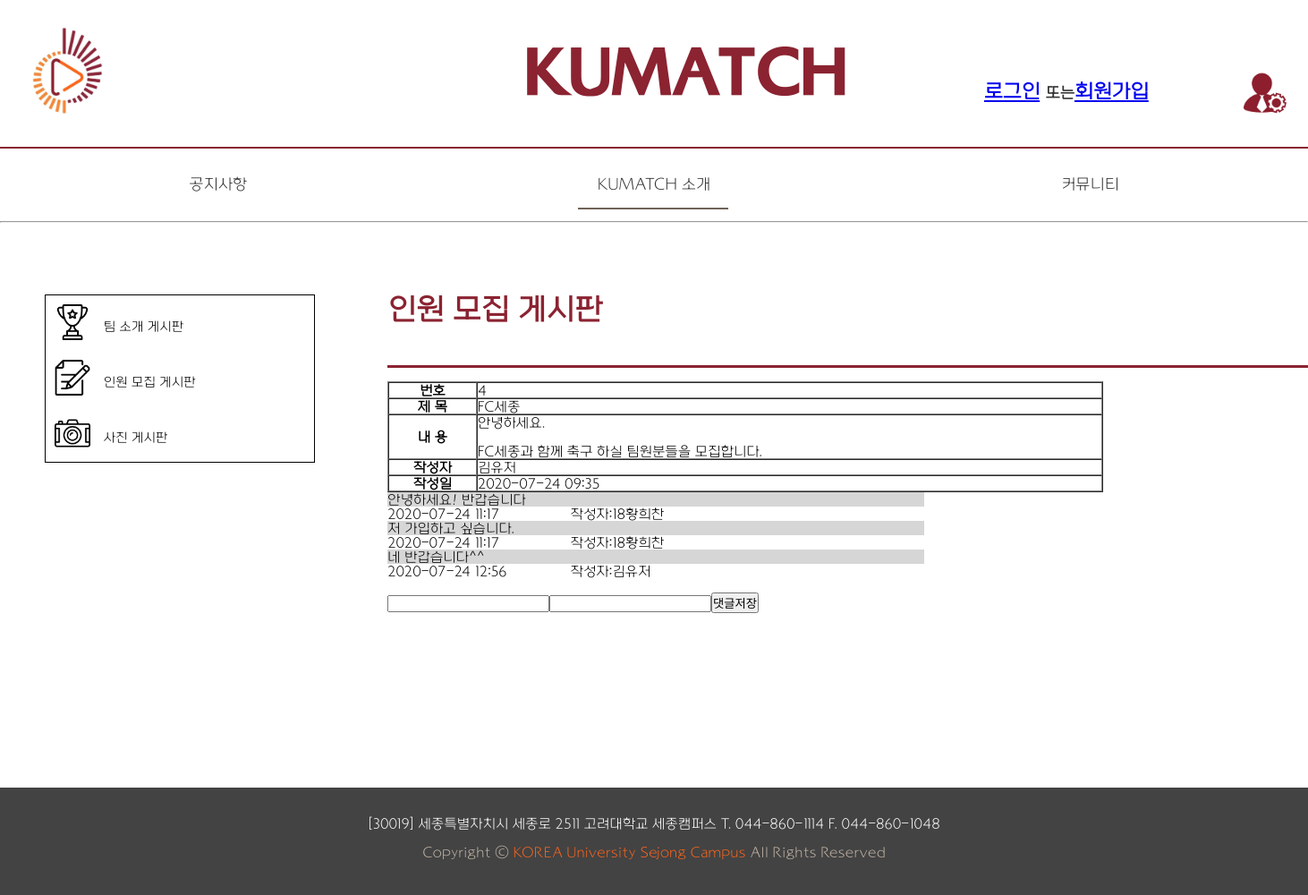
/teams/recruit/4/det/, run on the app's committed database.
### teams/models.py (models this page shows, shortened)
class Recruit(models.Model):
    r_title = models.CharField(max_length=30)
    r_memo = models.CharField(max_length=255)
    r_writer = models.CharField(max_length=20)
    r_date = models.DateTimeField('작성일', auto_now_add=True)

class Comment(models.Model):
    c_comment = models.CharField(max_length=255)
    c_date = models.DateTimeField('작성일', auto_now_add=True)
    c_writer = models.CharField(max_length=20, blank=True)
    c_recid = models.IntegerField(default=0)

### teams/views.py (the view)
# urls.py: path('recruit/<int:id>/det/', views.recruitDet, name='recruitDet'),
def recruitDet(request, id):
    if request.method == 'POST':
        comment = request.POST['comment']
        writer = request.POST['writer']
        recid = request.POST['recid']
        qs = Recruit.objects.get(id=id)
        save = Comment(c_comment=comment, c_writer=writer, c_recid=recid)
        save.save()
        sq = Comment.objects.all()
        context = {
            'recruit_info': qs,
            'comment_info': sq,
        }
        return render(request, 'teams/board2_detail.html', context)
    elif request.method == 'GET':
        qs = Recruit.objects.get(id=id)
        sq = Comment.objects.all()
        context = {
            'recruit_info': qs,
            'comment_info': sq,
        }
        return render(request, 'teams/board2_detail.html', context)

### teams/templates/teams/board2_detail.html (shortened to what this page needs)
{% load static %}
<!DOCTYPE html>
<html lang="en" dir="ltr">
  <head>
    <link rel="stylesheet" href="{% static 'css/basic_layout_style.css' %}">
    <link rel="stylesheet" href="{% static 'css/image_slide_index_style.css' %}">
    <link rel="stylesheet" href="{% static 'css/slider_1.css' %}">
    <link rel="stylesheet" href="{% static 'KU_B/font.css' %}">
    <link rel="stylesheet" href="{% static 'KU_L/font.css' %}">
    <link rel="stylesheet" href="{% static 'KU_M/font.css' %}">
  </head>
  <body>
    <div class="wrapper_1">
      <header>
        <div id="grid_index">
        <a href="{% url 'user:main' %}"><img id="home_button" src="/static/img/CollogeSymbol.jpg" href="{% url 'user:main' %}"></a>
        <div class="titletext"><h1><a href="{% url 'user:main' %}" style="text-decoration: none;color: #8B2331;">KUMATCH</a></h1></div>
        {% if user.is_authenticated %}
        <div><br><br><br><br>
        <span>{{ user.nname }}님 환영합니다.</span><br/>
        <a href="{% url 'user:logout' %}">로그아웃</a></div>
        {% else %}
        <div id="login_choice">
        <a href="{% url 'user:login' %}">로그인</a>
        <span id=login_or>또는</span><a href="{% url 'user:signup' %}">회원가입</a>
        </div>
        {% endif %}
        <span style="font-size:30px;cursor:pointer" onclick="openNav()"><img id="menu_button" src="/static/img/personal_settings.png"></span>
        </div>
      </header>
      <nav>
        <a href="{% url 'user:notice' %}">공지사항</a>
        <a href="{% url 'user:intro' %}" class="is-current">KUMATCH 소개</a>
        <a href="{% url 'teams:teamAll' %}">커뮤니티</a>
        <div class="nav-underline"></div>
      </nav>
      <hr id=grid_line>
      <div id="board_grid">
      <div class="board_main">
          <div id="board_menu">
            <span><img id=board_img_1 src="/static/img/board_1.png"> <a href="{% url 'teams:teamAll' %}" style="font-size : 15px; position:relative; top:-20px; text-decoration : none; color : black;">팀 소개 게시판</a></span><br>
            <span><img id=board_img_2 src="/static/img/board_2.png"> <a href="{% url 'teams:recruitAll' %}" style="font-size : 15px; position:relative; top:-20px; text-decoration : none; color : black;">인원 모집 게시판</a></span><br>
            <span><img id=board_img_3 src="/static/img/board_3.png"> <a href="board_3.html" style="font-size : 15px; position:relative; top:-20px; text-decoration : none; color : black;">사진 게시판</a></span><br>
        </div>
      </div>
  <div id="board_name1">
   <h2 style="  font-family: KorUL; color :#8B2331;">인원 모집 게시판</h2><br>
   <div id=line1> </div>
      <table class="table table-striped table-bordered" border="1" width="800" align="center" cellspacing="0" >
        <tr>
		<th>번호</th>
		<td>{{ recruit_info.pk }}</td>
	</tr>
	<tr>
		<th>제 목</th>
		<td>{{recruit_info.r_title}}</td>
	</tr>
	<tr>
		<th>내 용</th>
		<td>{{recruit_info.r_memo | linebreaksbr }}</td>
	</tr>
    <tr>
		<th>작성자</th>
		<td>{{recruit_info.r_writer}}</td>
	</tr>
    <tr>
		<th>작성일</th>
		<td>{{recruit_info.r_date | date:"Y-m-d H:i" }}</td>
	</tr>
      </table>
    {% if comment_info %}
        {% for c in comment_info %}
            {% if c.c_recid == recruit_info.pk %}
      <span style="display:inline-block; width:600px; background-color:#CCCC">{{ c.c_comment }}</span>
      <span style="display:inline-block; width:200px;">{{c.c_date | date:"Y-m-d H:i" }}</span>
      <span style="display:inline-block; width:200px;">작성자:{{c.c_writer}}</span>
      <br/>
            {% endif %}
        {% endfor %}
        {% endif %}</br>
        <form action="{% url 'teams:recruitDet' recruit_info.pk %}" method="post" >
        <input type="text" name="comment"><input type="text"name="writer" value="{{ user.nname }}" readonly><input type="submit" value="댓글저장">
        </form>
  </div>
  </div>
  </div>
  <div class= "container">
    <p class = "title">page1</p>
    <p class = "text">text</p>
  </div>
    <footer>
      <br><br>
      <span>[30019] 세종특별자치시 세종로 2511 고려대학교 세종캠퍼스</span>
			<span> T. 044-860-1114</span>
			<span> F. 044-860-1048</span>
				<p style="color:#C7B9AB;">Copyright ⓒ <span style="color:#FF661B;">KOREA University Sejong Campus</span> All Rights Reserved</p>
    </footer>
  </body>
</html>

### static/css/basic_layout_style.css (style rules this page uses)
#grid_index { border-bottom: 2px solid #8B2331; display: grid; grid-template-columns: 400px 700px 210px 80px; }
#home_button { width: 20%; padding-top: 30px; padding-left: 35px; }
.titletext { text-align: center; text-decoration: none; color: #8B2331; font-family: KorUB; font-size:35px; font-weight: bold; padding-left:185px; padding-right: 250px; }
#login_choice { font-family: KorUL; font-size: 23px; color: #8B2331; font-weight: bold; padding-top: 90px; }
#login_or { font-size: 18px; font-weight: light; color: #333; }
#menu_button { width: 60%; padding-top: 80px; padding-left: 80px; }
nav { position: relative; display: flex; margin: 1em auto; font-family: KorUL; font-size: 18px; }
nav a { margin: auto; width: 20%; padding: .75em 0; color: #333; text-decoration: none; text-align: center; }
.nav-underline { position: absolute; left: 0; bottom: -5px; width: 11.5%; height: 2px; background: #706258; transition: all .3s ease-in-out; }
nav a:nth-child(2).is-current ~ .nav-underline { left: 44.2%; }
body { font-family:KorUL; font-size:22 }
html, body { margin: 0; padding: 0; width: 100%; height: 100%; }
.wrapper_1 { height: auto; min-height: 100%; padding-bottom: 120px; }
footer { width:100%; height: 120px; position: relative; transform: translateY(-100%); bottom: 0; background-color:#434343; color: #cecece; text-align: center; color: white; }

### static/css/image_slide_index_style.css (style rules this page uses)
* { padding:0; }

### teams/templates/teams/board2_detail.html (style rules this page uses)
#board_img_1 { width : 40px; margin : 10px; }
#board_img_2 { width : 40px; margin : 10px; }
#board_img_3 { width : 40px; margin : 10px; }
#board_grid { display : grid; grid-template-columns : 1fr 3fr; margin-left : 50px; margin-top : 50px; }
#board_name1 { width : 500px; margin-left : 30px; }
#board_menu { border-style : solid; border-width : 1px; border-color : black; margin-top : 30px; width : 300px; }
#line1 { border-top-style : solid; border-color : #8B2331; margin-bottom : 15px; width : 1070px; }
h2 { font-size : 35px }

### data on the page
Recruit: pk "4", r_title "FC세종", r_memo "안녕하세요. FC세종과 함께 축구 하실 팀원분들을 모집합니다.", r_writer "김유저", r_date "2020-07-24 09:35"
Comment: c_comment "안녕하세요! 반갑습니다", c_date "2020-07-24 11:17", c_writer "18황희찬"
Comment: c_comment "저 가입하고 싶습니다.", c_date "2020-07-24 11:17", c_writer "18황희찬"
Comment: c_comment "네 반갑습니다^^", c_date "2020-07-24 12:56", c_writer "김유저"
